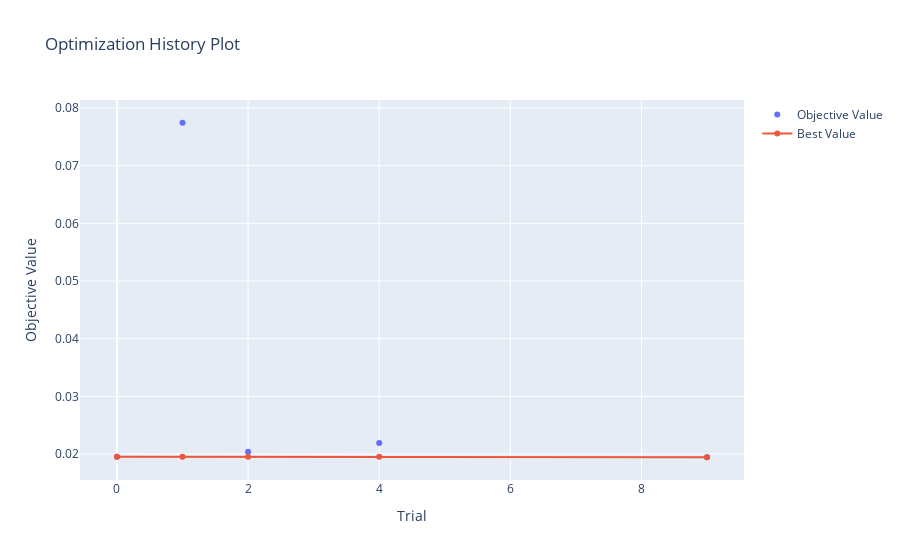

The cell this chart's notebook holds for it:
### Code cell
plot_optimization_history(nn_study)

### Figure 1 — Plotly figure (JSON) as saved in the notebook; plotly's stock layout.template omitted (floating-point values rounded to 4 significant figures)
{"data": [{"mode": "markers", "name": "Objective Value", "type": "scatter", "x": [0, 1, 2, 4, 9], "y": [0.0195, 0.07745, 0.02038, 0.02189, 0.01943]}, {"name": "Best Value", "type": "scatter", "x": [0, 1, 2, 4, 9], "y": [0.0195, 0.0195, 0.0195, 0.0195, 0.01943]}], "layout": {"title": {"text": "Optimization History Plot"}, "xaxis": {"title": {"text": "Trial"}}, "yaxis": {"title": {"text": "Objective Value"}}}}
